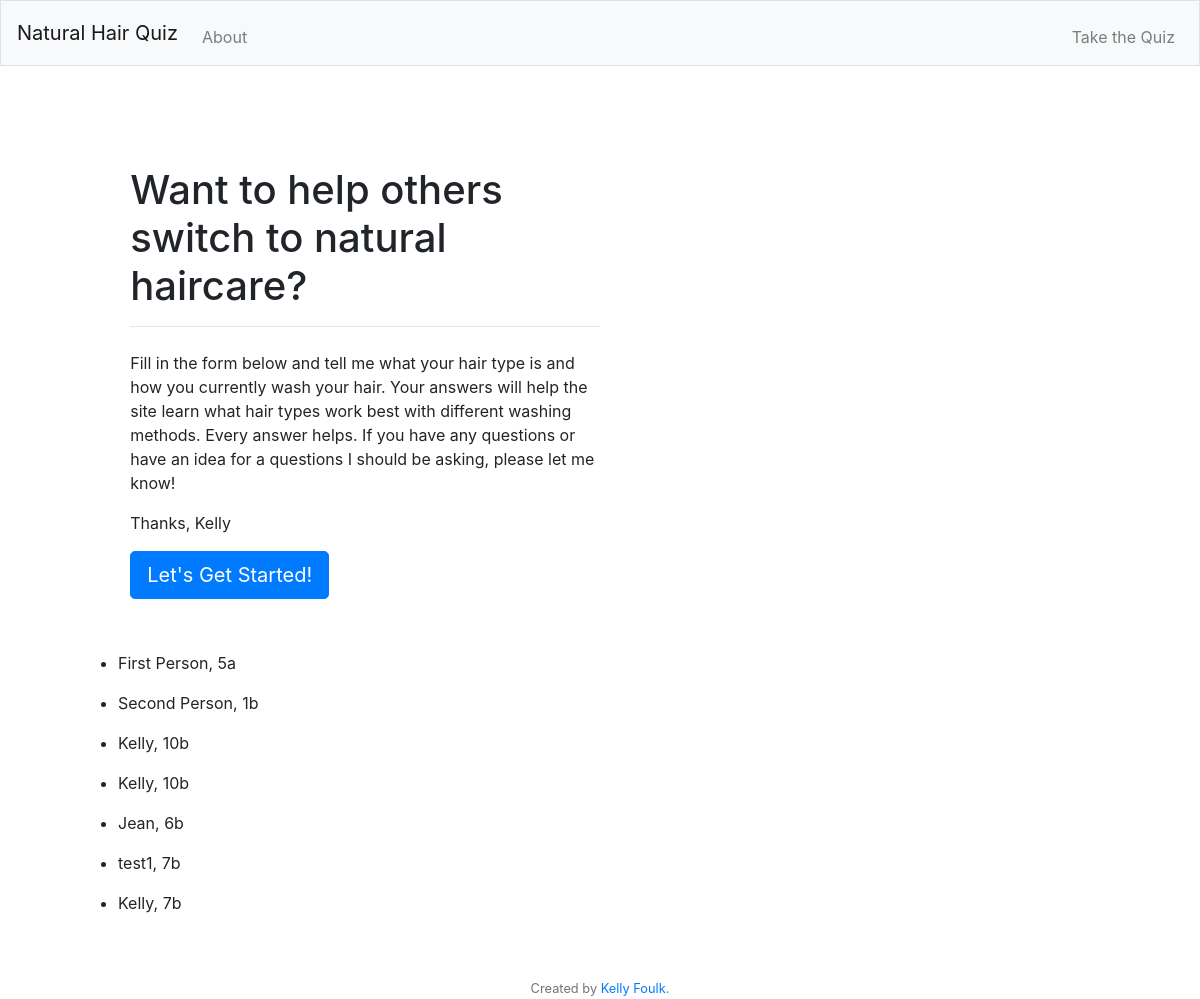
The page / on the database its author committed.
### tables this page shows
CREATE TABLE experts (
    id INTEGER PRIMARY KEY AUTOINCREMENT,
    created TIMESTAMP NOT NULL DEFAULT CURRENT_TIMESTAMP,
    name TEXT NOT NULL,
    curl TEXT NOT NULL
);

### application.py (the view)
@app.route('/')
def index():
    conn = get_db_connection()
    users = conn.execute('SELECT * FROM experts').fetchall()
    conn.close()
    return render_template('index.html', users=users)

### application.py (called while the page is built)
def get_db_connection():
    conn = sqlite3.connect('database.db')
    conn.row_factory = sqlite3.Row
    return conn

@app.after_request
def after_request(response):
    response.headers["Cache-Control"] = "no-cache, no-store, must-revalidate"
    response.headers["Expires"] = 0
    response.headers["Pragma"] = "no-cache"
    return response

### templates/index.html (shortened to what this page needs)
{% extends "layout.html" %}
{% block main %}
<div class="hero-display">
    <div class='hero-text'>
        <h1 class="hero">Want to help others switch to natural haircare?</h1>
        <hr>
        <p> Fill in the form below and tell me what your hair type is and how you currently wash your hair. Your answers will help the site learn what hair types work best with different washing methods. Every answer helps. If you have any questions or have an idea for a questions I should be asking, please let me know!</p>
        <p>Thanks, Kelly</p>
        <a class="btn btn-primary btn-lg" href="/name" role="button">Let's Get Started!</a>
    </div>
</div>
{% for user in users %}
<ul>
    <li>{{user['name']}}, {{user['curl']}}</li>
</ul>
{% endfor %}
{% endblock %}

### templates/layout.html (shortened to what this page needs)
<!DOCTYPE html>
<html lang="en">
    <head>
        <link href="https://maxcdn.bootstrapcdn.com/bootstrap/4.1.3/css/bootstrap.min.css" rel="stylesheet">
        <link href="/static/style.css" rel="stylesheet">
    </head>
    <body>
        <nav class="navbar navbar-expand-md navbar-light bg-light border">
            <a class="navbar-brand" href="/">Natural Hair Quiz</a>
            <div class="collapse navbar-collapse" id="navbar">
                <ul class="navbar-nav mr-auto mt-2">
                    <li class="nav-item"><a class="nav-link" href="/about">About</a></li>
                </ul>
                <ul class="navbar-nav ml-auto mt-2">
                    <li class="nav-item" id='take-quiz'><a class="nav-link" href="/quiz">Take the Quiz</a></li>
                </ul>
            </div>
        </nav>
        <main class="container p-5">
            {% block main %}{% endblock %}
        </main>
        <footer class="small text-center text-muted">
            Created by <a href="https://www.linkedin.com/in/kelly-foulk-a8a9a167/">Kelly Foulk</a>.
        </footer>
    </body>
</html>

### static/style.css (style rules this page uses)
.hero-display { padding: 10% 5%; }
hr { padding: .25em; }
@media only screen and (min-width: 768px) { .hero-text { max-width: 50%; } }
@media only screen and (min-width: 768px) { .hero-display { padding: 5%; } }

### rows shown on the page
experts: name "First Person", curl "5a"
experts: name "Second Person", curl "1b"
experts: name "Kelly", curl "10b"
experts: name "Kelly", curl "10b"
experts: name "Jean", curl "6b"
experts: name "test1", curl "7b"
experts: name "Kelly", curl "7b"
